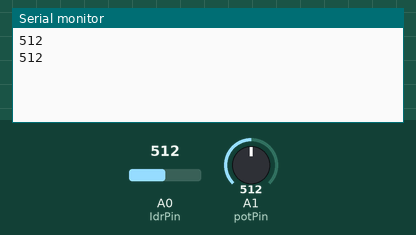
Simulated run of this sketch. Board: Arduino Uno, built with avr-gcc and run on an emulated ATmega328P. Parts: the last lines printed to the serial monitor. Inputs (shaded band) come from the test bench; at power-on: A0 (IdrPin) = 512, A1 (potPin) = 512.

Above: at 1.9 s.
2.0 s: A0 (IdrPin) set to 716
At 3.1 s:
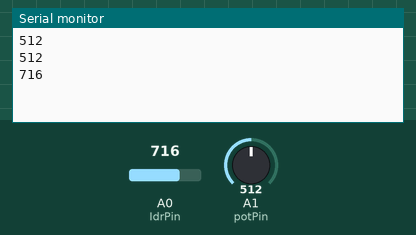
3.5 s: A0 (IdrPin) set to 900
At 5.3 s:
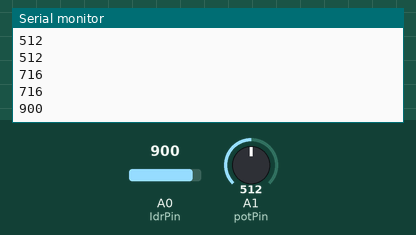
Timing chart, 0 to 6.8 s (numbered marks = the images above; inputs shaded):
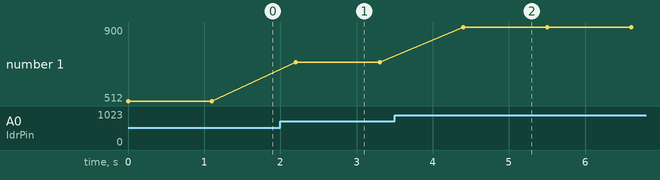

Measured:
- after the input at 2.0 s, the serial monitor: prints a new line after 0.20 s (image 1)
- after the input at 3.5 s, the serial monitor: prints a new line after 0.90 s (image 2)
- plotted number 1: 512 → 716 after the input at 2.0 s, 716 → 900 after the input at 3.5 s

The sketch:

arduino.ino
```cpp
// C++ code
//
//int IdrPin=A0;

//int sensorValue;
//void setup()
//{

//  Serial.begin(9600);
//}

//void loop()
//{
 //sensorValue=analogRead(IdrPin);
  //Serial.println(sensorValue);
  //delay(500);

//}

int IdrPin = A0;        // Broche du capteur
int potPin = A1;        // Broche du potentiomètre

int sensorValue;
int potValue;
int delayTime;

void setup()
{
  Serial.begin(9600);
}

void loop()
{
  // Lire la valeur du capteur (IDR)
  sensorValue = analogRead(IdrPin);

  // Lire la valeur du potentiomètre
  potValue = analogRead(potPin);

  // Mapper la valeur du potentiomètre pour obtenir un délai entre 200ms et 2000ms
  delayTime = map(potValue, 0, 1023, 200, 2000);

  // Afficher les valeurs dans le Moniteur Série sur une nouvelle ligne
  Serial.println(sensorValue);

  // Attendre le temps calculé avant la prochaine lecture
  delay(delayTime);
}
```
